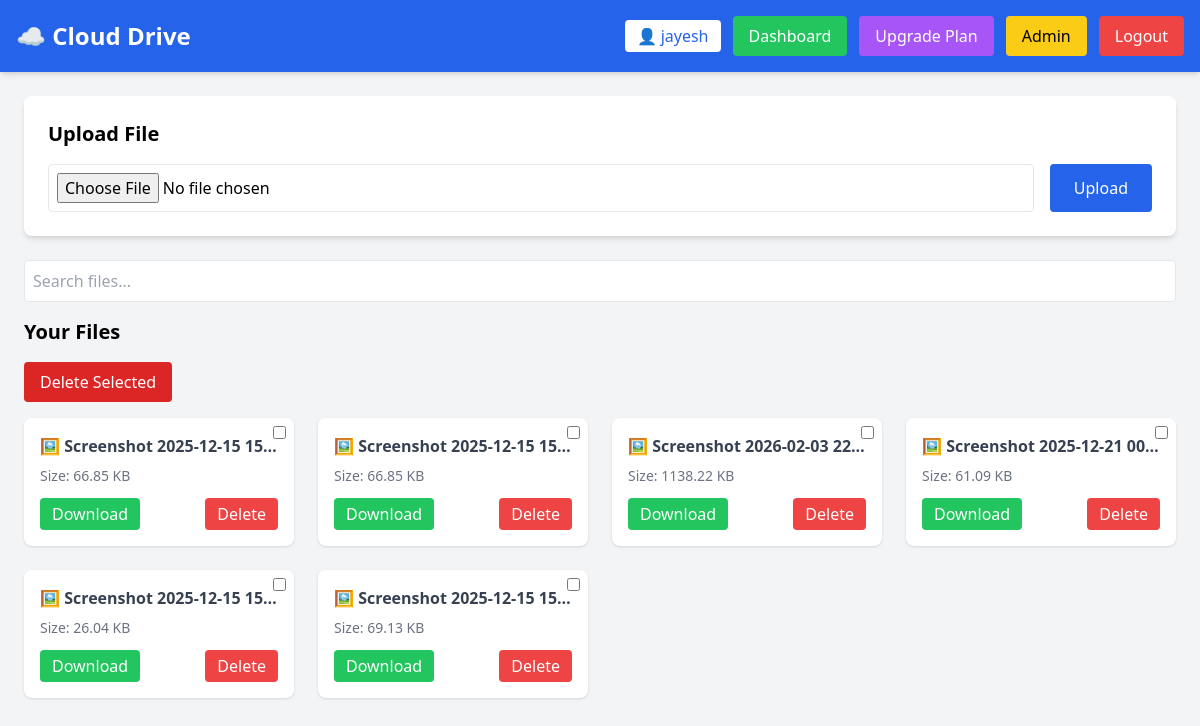
The page /dashboard (signed in) on the database its author committed.
### models.py (models this page shows)
class User(db.Model):
    id = db.Column(db.Integer, primary_key=True)
    username = db.Column(db.String(100))
    password = db.Column(db.String(100))
    is_admin = db.Column(db.Boolean, default=False)
    storage_limit = db.Column(db.Integer, default=104857600)

class File(db.Model):
    id = db.Column(db.Integer, primary_key=True)
    filename = db.Column(db.String(200))
    user_id = db.Column(db.Integer)
    size = db.Column(db.Integer)

### app.py (the view)
@app.route("/dashboard")
def dashboard():
    if "user" not in session:
        return redirect("/")
    user = User.query.get(session["user"])
    files = File.query.filter_by(user_id=user.id).all()
    return render_template(
        "dashboard.html",
        files=files,
        username=user.username
    )

### templates/dashboard.html (shortened to what this page needs)
<!DOCTYPE html>
<html lang="en">
<head>
<script src="https://cdn.tailwindcss.com"></script>
</head>
<body class="bg-gray-100">
<nav class="bg-blue-600 text-white p-4 shadow-md flex justify-between items-center">
<h1 class="text-2xl font-bold">☁️ Cloud Drive</h1>
<div class="flex items-center gap-3">
<span class="bg-white text-blue-600 px-3 py-1 rounded">
👤 {{username}}
</span>
<a href="/user-dashboard"
class="bg-green-500 px-4 py-2 rounded hover:bg-green-600">
Dashboard
</a>
<a href="/upgrade"
class="bg-purple-500 px-4 py-2 rounded hover:bg-purple-600">
Upgrade Plan
</a>
{% if session.get('user') %}
<a href="/admin"
class="bg-yellow-400 text-black px-4 py-2 rounded hover:bg-yellow-500">
Admin
</a>
{% endif %}
<a href="/logout"
class="bg-red-500 px-4 py-2 rounded hover:bg-red-600">
Logout
</a>
</div>
</nav>
<div class="p-6">
<div class="bg-white p-6 rounded-lg shadow-md mb-6">
<h2 class="text-xl font-semibold mb-4">Upload File</h2>
<form action="/upload" method="POST" enctype="multipart/form-data">
<div class="flex gap-4">
<input
type="file"
name="file"
class="border p-2 rounded w-full"
required
>
<button
type="submit"
class="bg-blue-600 text-white px-6 py-2 rounded hover:bg-blue-700">
Upload
</button>
</div>
</form>
</div>
<div class="mb-4">
<input
type="text"
id="search"
placeholder="Search files..."
class="w-full p-2 border rounded">
</div>
<h2 class="text-xl font-semibold mb-4">Your Files</h2>
<div class="mb-4">
<button onclick="deleteSelected()"
class="bg-red-600 text-white px-4 py-2 rounded hover:bg-red-700">
Delete Selected
</button>
</div>
<div id="fileList"
class="grid grid-cols-1 md:grid-cols-3 lg:grid-cols-4 gap-6">
{% for file in files %}
<div class="bg-white p-4 rounded-lg shadow fileCard relative">
<input
type="checkbox"
class="fileCheckbox absolute top-2 right-2"
value="{{file.filename}}"
>
<h3 class="font-semibold text-gray-700 mb-2 truncate" title="{{file.filename}}">
{% if file.filename.endswith('.pdf') %}
📄 {{file.filename}}
{% elif file.filename.endswith('.png') or file.filename.endswith('.jpg') or file.filename.endswith('.jpeg') %}
🖼 {{file.filename}}
{% elif file.filename.endswith('.mp4') or file.filename.endswith('.avi') %}
🎥 {{file.filename}}
{% else %}
📁 {{file.filename}}
{% endif %}
</h3>
<p class="text-sm text-gray-500 mb-3">
Size: {{ (file.size / 1024)|round(2) }} KB
</p>
<div class="flex justify-between">
<a href="/download/{{file.filename}}"
class="bg-green-500 text-white px-3 py-1 rounded hover:bg-green-600">
Download
</a>
<a href="/delete/{{file.filename}}"
class="bg-red-500 text-white px-3 py-1 rounded hover:bg-red-600">
Delete
</a>
</div>
</div>
{% endfor %}
</div>
</div>
</body>
</html>

### rows shown on the page
User: username "jayesh"
File: filename "Screenshot 2025-12-15 15…", (file.size/1024)|round(2) "66.85"
File: filename "Screenshot 2025-12-15 15…", (file.size/1024)|round(2) "66.85"
File: filename "Screenshot 2026-02-03 22…", (file.size/1024)|round(2) "1138.22"
File: filename "Screenshot 2025-12-21 00…", (file.size/1024)|round(2) "61.09"
File: filename "Screenshot 2025-12-15 15…", (file.size/1024)|round(2) "26.04"
File: filename "Screenshot 2025-12-15 15…", (file.size/1024)|round(2) "69.13"
